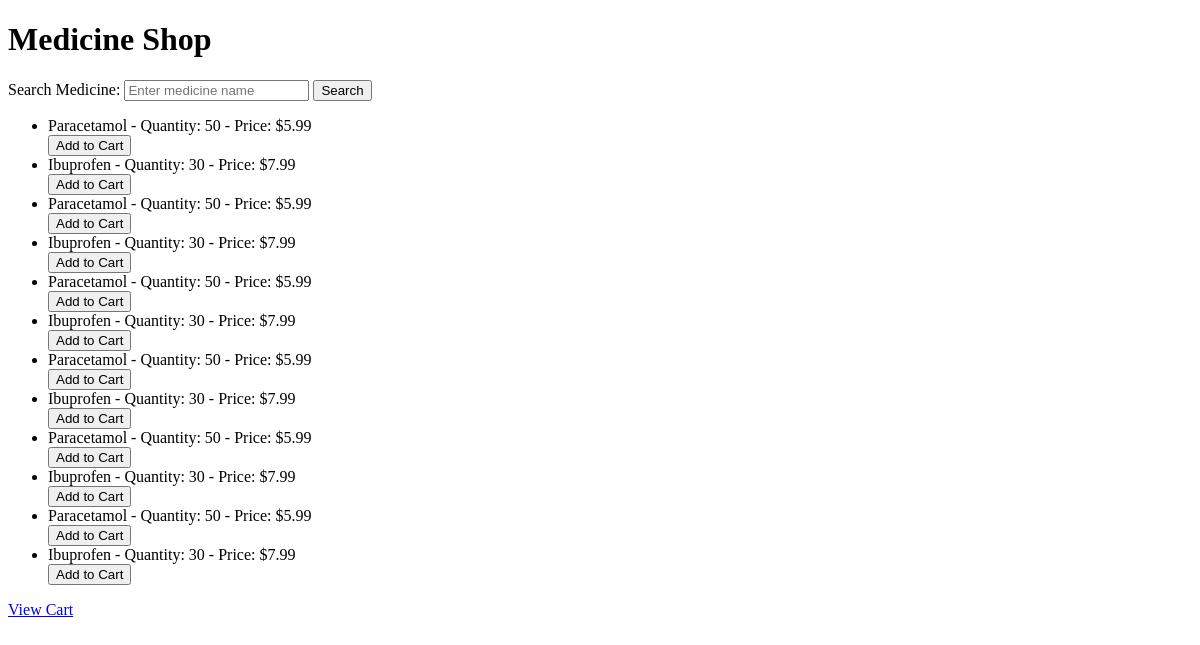
The page /shop on the database as committed earlier.
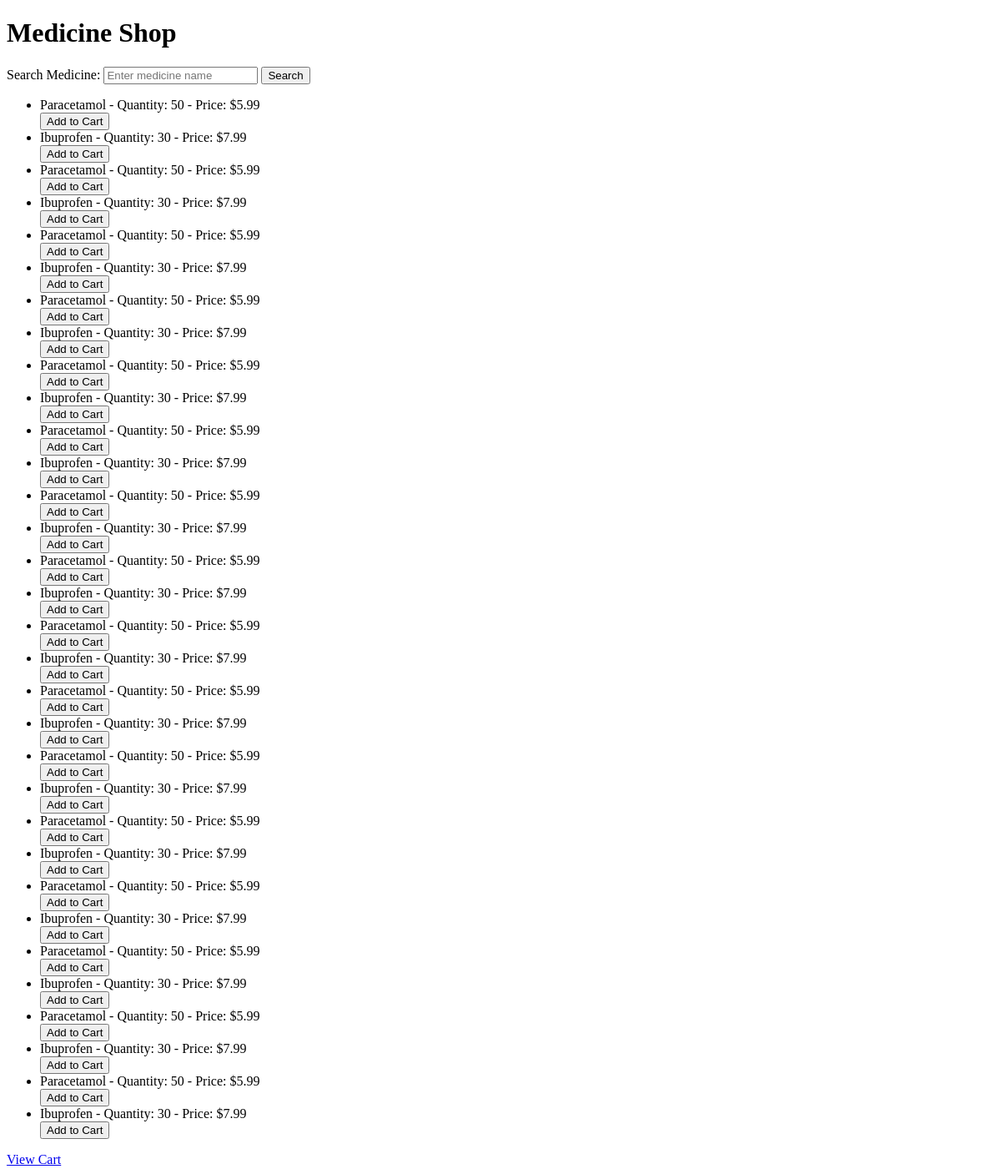
The same page on the database as committed later.
### tables this page shows
CREATE TABLE medicines (
            id INTEGER PRIMARY KEY AUTOINCREMENT,
            name TEXT,
            description TEXT,
            price REAL,
            quantity INTEGER
        );

### app.py (the view)
@app.route('/shop')
def shop():
    conn = sqlite3.connect('schema.db')
    cursor = conn.cursor()
    cursor.execute('SELECT * FROM medicines')
    medicines = cursor.fetchall()
    cursor.close()
    conn.close()
    return render_template('shop.html', medicines=medicines)

### templates/shop.html (shortened to what this page needs)
<!DOCTYPE html>
<html lang="en">
<head>
</head>
<body>
    <h1>Medicine Shop</h1>
    <form action="{{ url_for('search') }}" method="POST">
        <label for="search_term">Search Medicine:</label>
        <input type="text" id="search_term" name="search_term" placeholder="Enter medicine name">
        <button type="submit">Search</button>
    </form>
    <ul>
        {% for medicine in medicines %}
            <li>
                {{ medicine[1] }} - Quantity: {{ medicine[4] }} - Price: ${{ medicine[3] }}
                <form action="{{ url_for('add_to_cart', medicine_id=medicine[0]) }}" method="GET">
                    <button type="submit">Add to Cart</button>
                </form>
            </li>
        {% endfor %}
    </ul>
    <a href="{{ url_for('view_cart') }}">View Cart</a>
</body>
</html>

Rows that differ between the two databases and show on the page:
added medicines: name "Paracetamol", quantity "50", price "5.99"
added medicines: name "Ibuprofen", quantity "30", price "7.99"
added medicines: name "Paracetamol", quantity "50", price "5.99"
added medicines: name "Ibuprofen", quantity "30", price "7.99"
added medicines: name "Paracetamol", quantity "50", price "5.99"
added medicines: name "Ibuprofen", quantity "30", price "7.99"
added medicines: name "Paracetamol", quantity "50", price "5.99"
added medicines: name "Ibuprofen", quantity "30", price "7.99"
added medicines: name "Paracetamol", quantity "50", price "5.99"
added medicines: name "Ibuprofen", quantity "30", price "7.99"
added medicines: name "Paracetamol", quantity "50", price "5.99"
added medicines: name "Ibuprofen", quantity "30", price "7.99"
added medicines: name "Paracetamol", quantity "50", price "5.99"
added medicines: name "Ibuprofen", quantity "30", price "7.99"
added medicines: name "Paracetamol", quantity "50", price "5.99"
added medicines: name "Ibuprofen", quantity "30", price "7.99"
added medicines: name "Paracetamol", quantity "50", price "5.99"
added medicines: name "Ibuprofen", quantity "30", price "7.99"
added medicines: name "Paracetamol", quantity "50", price "5.99"
added medicines: name "Ibuprofen", quantity "30", price "7.99"
